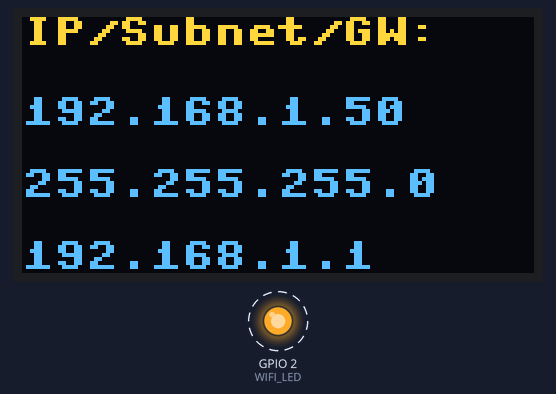
Recording of a program running on a simulated ESP32 board running MicroPython. On the bench: 128×64 one-colour display, output pins drawn as LEDs (lit = HIGH). Dashed ring = blinking. The OLED is the two-colour kind (top 16 rows yellow); WiFi joins after 1.5 s; the clock reads 2024-03-15 10:24:30 at power-on unless the program sets it; library files of the repository ran but are not shown: ssd1306.py; what the program prints to the serial console is not drawn. At 1.9 s the program stops and its outputs stay as they are.

Above: at 1.9 s.
Timing chart, 0 to 3.4 s (numbered marks = the images above):
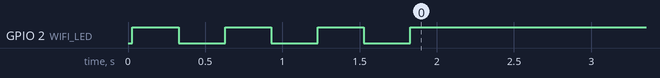

Measured:
- by itself, GPIO 2 (WIFI_LED): alternates HIGH for 0.30 s and LOW for 0.30 s, 7 changes in all, then stays HIGH

The program:

main.py
```python
'''
实验名称：连接无线路由器
版本：v1.0
日期：2019.8
作者：01Studio
说明：编程实现连接路由器，将IP地址等相关信息通过OLED显示（只支持2.4G网络）。
'''
import network,time
from machine import I2C,Pin
from ssd1306 import SSD1306_I2C

#初始化相关模块
i2c = I2C(sda=Pin(13), scl=Pin(14))
oled = SSD1306_I2C(128, 64, i2c, addr=0x3c)

#WIFI连接函数
def WIFI_Connect():

    WIFI_LED=Pin(2, Pin.OUT) #初始化WIFI指示灯

    wlan = network.WLAN(network.STA_IF) #STA模式
    wlan.active(True)                   #激活接口
    start_time=time.time()              #记录时间做超时判断

    if not wlan.isconnected():
        print('connecting to network...')
        wlan.connect('01Studio', '88888888') #输入WIFI账号密码

        while not wlan.isconnected():

            #LED闪烁提示
            WIFI_LED.value(1)
            time.sleep_ms(300)
            WIFI_LED.value(0)
            time.sleep_ms(300)

            #超时判断,15秒没连接成功判定为超时
            if time.time()-start_time > 15 :
                print('WIFI Connected Timeout!')
                break

    if wlan.isconnected():
        #LED点亮
        WIFI_LED.value(1)

        #串口打印信息
        print('network information:', wlan.ifconfig())

        #OLED数据显示
        oled.fill(0)   #清屏背景黑色
        oled.text('IP/Subnet/GW:',0,0)
        oled.text(wlan.ifconfig()[0], 0, 20)
        oled.text(wlan.ifconfig()[1],0,38)
        oled.text(wlan.ifconfig()[2],0,56)
        oled.show()

#执行WIFI连接函数
WIFI_Connect()
```
